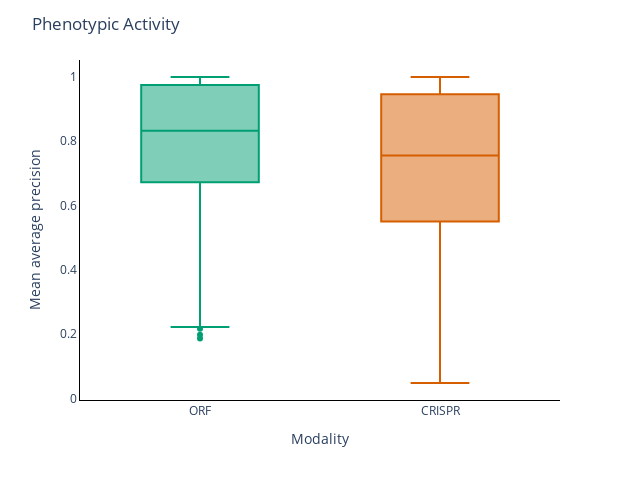

The cell this chart's notebook holds for it:
### Code cell
fig = px.box(
    phenotypic_activity_df,
    x="profile_type",
    y="mean_average_precision",
    color="profile_type",
    color_discrete_map=color_discrete_map,
).update_layout(
    title="Phenotypic Activity",
    xaxis=dict(title="Modality", linecolor="black"),
    yaxis=dict(title="Mean average precision", linecolor="black"),
    plot_bgcolor="white",
    showlegend=False,
)
fig.update_layout(height=480, width=640)
fig.show()
#fig.write_image("figures/phenotypic-activity.png", height=480, width=640, scale=2)
#fig.write_image("figures/phenotypic-activity.svg", height=480, width=640, scale=2)

### Figure 1 — Plotly figure (JSON) as saved in the notebook; plotly's stock layout.template omitted (floating-point values rounded to 4 significant figures; data arrays with more than 128 entries replaced by an {"elided": "..."} marker saying what was removed)
{"data": [{"alignmentgroup": "True", "hovertemplate": "profile_type=%{x}<br>mean_average_precision=%{y}<extra></extra>", "legendgroup": "ORF", "marker": {"color": "rgb(0, 158, 115)"}, "name": "ORF", "notched": false, "offsetgroup": "ORF", "orientation": "v", "showlegend": true, "type": "box", "x": {"elided": "13739 str values"}, "x0": " ", "xaxis": "x", "y": {"elided": "13739 float values"}, "y0": " ", "yaxis": "y"}, {"alignmentgroup": "True", "hovertemplate": "profile_type=%{x}<br>mean_average_precision=%{y}<extra></extra>", "legendgroup": "CRISPR", "marker": {"color": "rgb(213, 94, 0)"}, "name": "CRISPR", "notched": false, "offsetgroup": "CRISPR", "orientation": "v", "showlegend": true, "type": "box", "x": {"elided": "7971 str values"}, "x0": " ", "xaxis": "x", "y": {"elided": "7971 float values"}, "y0": " ", "yaxis": "y"}], "layout": {"boxmode": "overlay", "height": 480, "legend": {"title": {"text": "profile_type"}, "tracegroupgap": 0}, "margin": {"t": 60}, "plot_bgcolor": "white", "showlegend": false, "title": {"text": "Phenotypic Activity"}, "width": 640, "xaxis": {"anchor": "y", "categoryarray": ["ORF", "CRISPR"], "categoryorder": "array", "domain": [0, 1], "linecolor": "black", "title": {"text": "Modality"}}, "yaxis": {"anchor": "x", "domain": [0, 1], "linecolor": "black", "title": {"text": "Mean average precision"}}}}
